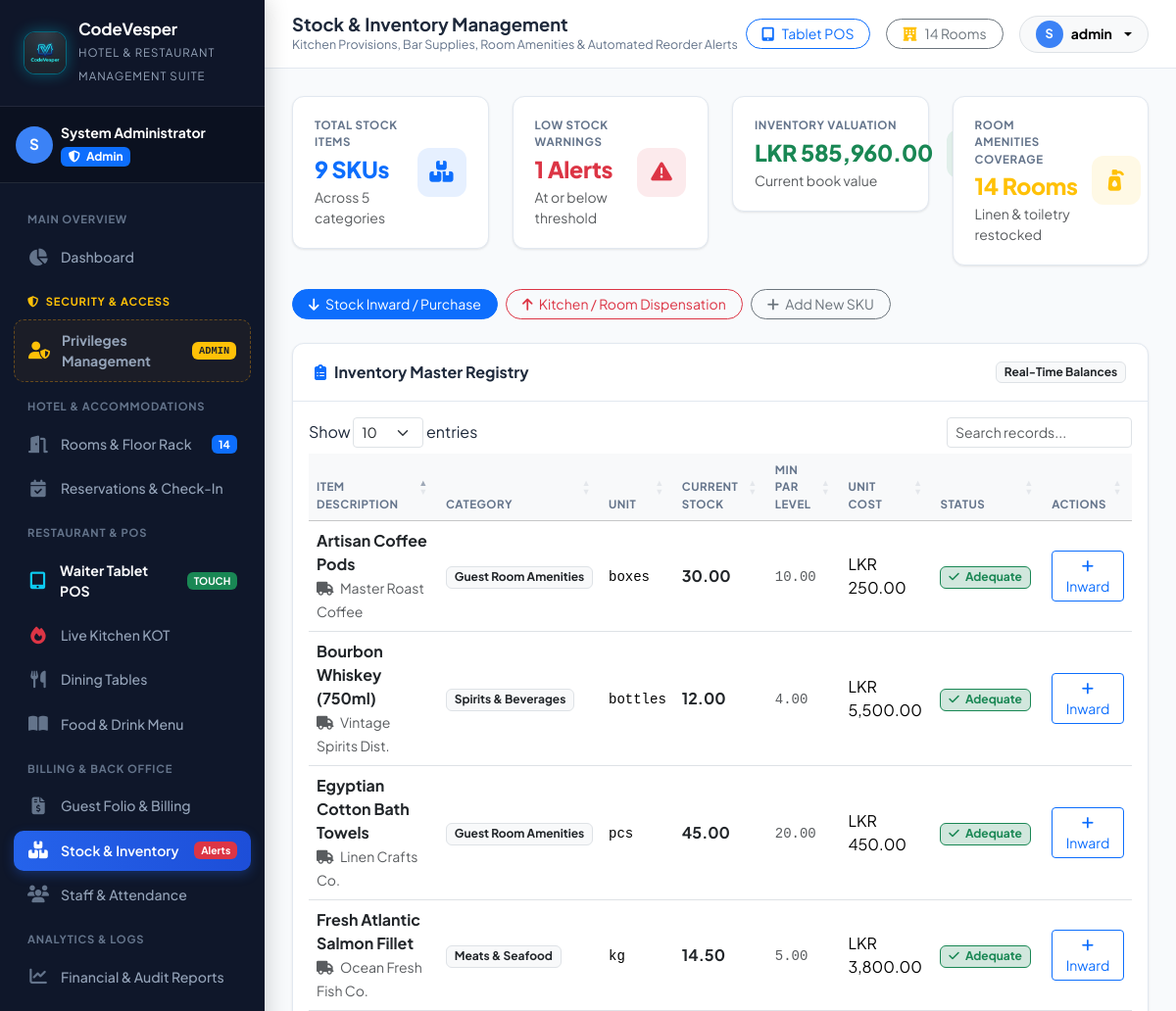
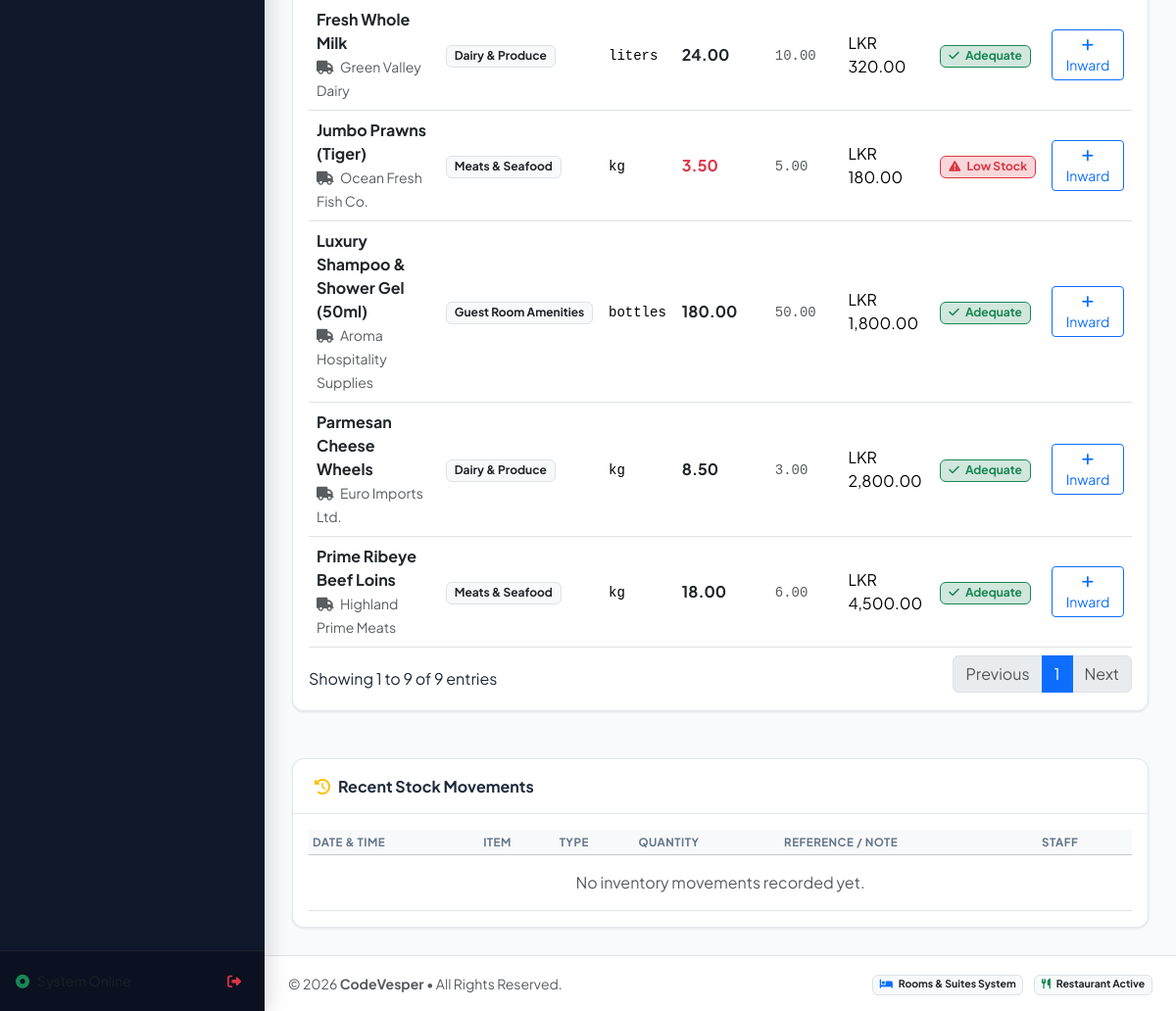
Screenshot of /stock.php (signed in) with the database file from the repository (2 pictures, top to bottom).
### tables this page shows
CREATE TABLE `stock_items` (
  `id` int NOT NULL AUTO_INCREMENT,
  `category_id` int NOT NULL,
  `name` varchar(100) NOT NULL,
  `unit` varchar(20) NOT NULL,
  `current_stock` decimal(10,2) NOT NULL DEFAULT '0.00',
  `minimum_stock` decimal(10,2) NOT NULL DEFAULT '5.00',
  `cost_per_unit` decimal(10,2) NOT NULL DEFAULT '0.00',
  `supplier` varchar(100) DEFAULT NULL,
  `last_updated` timestamp NOT NULL DEFAULT CURRENT_TIMESTAMP ON UPDATE CURRENT_TIMESTAMP,
  PRIMARY KEY (`id`)  ,
  KEY `category_id` (`category_id`),
  CONSTRAINT `stock_items_ibfk_1` FOREIGN KEY (`category_id`) REFERENCES `stock_categories` (`id`)
);

CREATE TABLE `stock_categories` (
  `id` int NOT NULL AUTO_INCREMENT,
  `name` varchar(50) NOT NULL,
  `type` enum('kitchen','bar','room_amenities','cleaning') DEFAULT 'kitchen',
  PRIMARY KEY (`id`)  
);

### stock.php (the view, shortened to what this page needs)
<?php
require_once __DIR__ . '/includes/header.php';
$db = getDbConnection();
$stockItems = $db->query("
    SELECT si.*, sc.name as category_name, sc.type as category_type
    FROM stock_items si
    JOIN stock_categories sc ON si.category_id = sc.id
    ORDER BY (si.current_stock <= si.minimum_stock) DESC, sc.id ASC, si.name ASC
")->fetchAll();
$recentMovements = $db->query("
    SELECT sm.*, si.name as item_name, si.unit, u.username as staff_user
    FROM stock_movements sm
    JOIN stock_items si ON sm.stock_item_id = si.id
    LEFT JOIN users u ON sm.created_by = u.id
    ORDER BY sm.id DESC
    LIMIT 10
")->fetchAll();
$totalItems = count($stockItems);
$lowStockCount = 0;
$totalValuation = 0.00;
foreach ($stockItems as $item) {
    if ((float)$item['current_stock'] <= (float)$item['minimum_stock']) {
        $lowStockCount++;
    }
    $totalValuation += ((float)$item['current_stock'] * (float)$item['cost_per_unit']);
}
?>
<div class="row g-4 mb-4">
    <div class="col-12 col-sm-6 col-lg-3">
        <div class="stat-card">
            <div>
                <div class="stat-label">Total Stock Items</div>
                <div class="stat-number text-primary"><?= $totalItems ?> SKUs</div>
                <div class="small text-muted">Across 5 categories</div>
            </div>
            <div class="stat-icon bg-primary bg-opacity-10 text-primary">
                <i class="fa-solid fa-boxes-stacked"></i>
            </div>
        </div>
    </div>
    <div class="col-12 col-sm-6 col-lg-3">
        <div class="stat-card">
            <div>
                <div class="stat-label">Low Stock Warnings</div>
                <div class="stat-number <?= $lowStockCount > 0 ? 'text-danger' : 'text-success' ?>"><?= $lowStockCount ?> Alerts</div>
                <div class="small text-muted"><?= $lowStockCount > 0 ? 'At or below threshold' : 'Sufficient buffer' ?></div>
            </div>
            <div class="stat-icon <?= $lowStockCount > 0 ? 'bg-danger' : 'bg-success' ?> bg-opacity-10 <?= $lowStockCount > 0 ? 'text-danger' : 'text-success' ?>">
                <i class="fa-solid fa-triangle-exclamation"></i>
            </div>
        </div>
    </div>
    <div class="col-12 col-sm-6 col-lg-3">
        <div class="stat-card">
            <div>
                <div class="stat-label">Inventory Valuation</div>
                <div class="stat-number text-success"><?= formatMoney($totalValuation) ?></div>
                <div class="small text-muted">Current book value</div>
            </div>
            <div class="stat-icon bg-success bg-opacity-10 text-success">
            </div>
        </div>
    </div>
    <?php $totalStockRooms = (int)$db->query("SELECT COUNT(*) FROM rooms")->fetchColumn(); ?>
    <div class="col-12 col-sm-6 col-lg-3">
        <div class="stat-card">
            <div>
                <div class="stat-label">Room Amenities Coverage</div>
                <div class="stat-number text-warning"><?= $totalStockRooms ?> Rooms</div>
                <div class="small text-muted">Linen & toiletry restocked</div>
            </div>
            <div class="stat-icon bg-warning bg-opacity-10 text-warning">
                <i class="fa-solid fa-pump-soap"></i>
            </div>
        </div>
    </div>
</div>
<div class="d-flex flex-wrap justify-content-between align-items-center gap-3 mb-4">
    <div class="d-flex gap-2">
        <button class="btn btn-primary btn-sm px-3 rounded-pill" onclick="openMovementModal('purchase_in')">
            <i class="fa-solid fa-arrow-down me-1"></i> Stock Inward / Purchase
        </button>
        <button class="btn btn-outline-danger btn-sm px-3 rounded-pill" onclick="openMovementModal('kitchen_out')">
            <i class="fa-solid fa-arrow-up me-1"></i> Kitchen / Room Dispensation
        </button>
        <button class="btn btn-outline-secondary btn-sm px-3 rounded-pill" onclick="openNewItemModal()">
            <i class="fa-solid fa-plus me-1"></i> Add New SKU
        </button>
    </div>
</div>
<div class="card-custom mb-5">
    <div class="card-header-clean d-flex justify-content-between align-items-center">
        <h5 class="fw-bold mb-0">
            <i class="fa-solid fa-clipboard-list text-primary me-2"></i>Inventory Master Registry
        </h5>
        <span class="badge bg-light text-dark border">Real-Time Balances</span>
    </div>
    <div class="p-3">
        <div class="table-responsive">
            <table class="table table-hover align-middle mb-0 datatable-init">
                <thead class="table-light small text-uppercase text-muted">
                    <tr>
                        <th>Item Description</th>
                        <th>Category</th>
                        <th>Unit</th>
                        <th>Current Stock</th>
                        <th>Min Par Level</th>
                        <th>Unit Cost</th>
                        <th>Status</th>
                        <th class="text-end">Actions</th>
                    </tr>
                </thead>
                <tbody>
                    <?php foreach ($stockItems as $item):
                        $isLow = ((float)$item['current_stock'] <= (float)$item['minimum_stock']);
                    ?>
                    <tr>
                        <td>
                            <div class="fw-bold text-dark"><?= htmlspecialchars($item['name']) ?></div>
                            <small class="text-muted"><i class="fa-solid fa-truck me-1"></i> <?= htmlspecialchars($item['supplier'] ?? 'Direct Market') ?></small>
                        </td>
                        <td>
                            <span class="badge bg-light text-dark border"><?= htmlspecialchars($item['category_name']) ?></span>
                        </td>
                        <td><span class="font-monospace small"><?= htmlspecialchars($item['unit']) ?></span></td>
                        <td>
                            <span class="fw-bold fs-6 <?= $isLow ? 'text-danger' : 'text-dark' ?>">
                                <?= number_format($item['current_stock'], 2) ?>
                            </span>
                        </td>
                        <td>
                            <span class="text-muted font-monospace small"><?= number_format($item['minimum_stock'], 2) ?></span>
                        </td>
                        <td><?= formatMoney($item['cost_per_unit']) ?></td>
                        <td>
                            <?php if ($isLow): ?>
                                <span class="badge bg-danger-subtle text-danger border border-danger">
                                    <i class="fa-solid fa-triangle-exclamation me-1"></i> Low Stock
                                </span>
                            <?php else: ?>
                                <span class="badge bg-success-subtle text-success border border-success">
                                    <i class="fa-solid fa-check me-1"></i> Adequate
                                </span>
                            <?php endif; ?>
                        </td>
                        <td class="text-end">
                            <button class="btn btn-sm btn-outline-primary py-1 px-2" onclick="quickAddStock(<?= $item['id'] ?>, '<?= addslashes($item['name']) ?>')">
                                <i class="fa-solid fa-plus"></i> Inward
                            </button>
                        </td>
                    </tr>
                    <?php endforeach; ?>
                </tbody>
            </table>
        </div>
    </div>
</div>
<div class="card-custom">
    <div class="card-header-clean">
        <h5 class="fw-bold mb-0"><i class="fa-solid fa-clock-rotate-left text-warning me-2"></i>Recent Stock Movements</h5>
    </div>
    <div class="p-3">
        <div class="table-responsive">
            <table class="table table-sm table-hover align-middle mb-0">
                <thead class="table-light small text-uppercase text-muted">
                    <tr>
                        <th>Date & Time</th>
                        <th>Item</th>
                        <th>Type</th>
                        <th>Quantity</th>
                        <th>Reference / Note</th>
                        <th>Staff</th>
                    </tr>
                </thead>
                <tbody>
                    <?php if (empty($recentMovements)): ?>
                        <tr><td colspan="6" class="text-center text-muted py-3">No inventory movements recorded yet.</td></tr>
                    <?php endif; ?>
                </tbody>
            </table>
        </div>
    </div>
</div>
<?php require_once __DIR__ . '/includes/footer.php'; ?>

### assets/css/style.css (style rules this page uses)
:root { --primary: #1e3a8a; --primary-light: #3b82f6; --primary-dark: #0f172a; --gold: #d97706; --gold-light: #f59e0b; --gold-subtle: #fef3c7; --sidebar-bg: #0f172a; --sidebar-hover: #1e293b; --sidebar-active: #2563eb; --body-bg: #f8fafc; --card-bg: #ffffff; --text-main: #1e293b; --text-muted: #64748b; --border-color: #e2e8f0; --sidebar-width: 270px; --topbar-height: 70px; --radius-sm: 8px; --radius-md: 12px; --radius-lg: 18px; --shadow-sm: 0 1px 3px rgba(0,0,0,0.06), 0 1px 2px rgba(0,0,0,0.04); --shadow-md: 0 4px 12px -2px rgba(0,0,0,0.08), 0 2px 6px -1px rgba(0,0,0,0.04); --shadow-lg: 0 12px 24px -4px rgba(0,0,0,0.12), 0 4px 10px -2px rgba(0,0,0,0.05); }
* { box-sizing: border-box; }
body { font-family: 'Plus Jakarta Sans', sans-serif; background-color: var(--body-bg); color: var(--text-main); overflow-x: hidden; margin: 0; padding: 0; }
.card-custom { background: #fff; border: 1px solid var(--border-color); border-radius: var(--radius-md); box-shadow: var(--shadow-sm); transition: transform 0.2s ease, box-shadow 0.2s ease; }
.card-header-clean { padding: 18px 22px; background: transparent; border-bottom: 1px solid var(--border-color); display: flex; align-items: center; justify-content: space-between; }
.card-header-clean h5 { margin: 0; font-size: 1rem; font-weight: 700; }
.stat-card { background: #fff; border-radius: var(--radius-md); padding: 20px 22px; border: 1px solid var(--border-color); box-shadow: var(--shadow-sm); display: flex; align-items: center; justify-content: space-between; min-height: 118px; transition: transform 0.2s ease, box-shadow 0.2s ease; }
.stat-icon { width: 50px; height: 50px; border-radius: 12px; display: flex; align-items: center; justify-content: center; font-size: 1.35rem; flex-shrink: 0; margin-left: 14px; }
.stat-number { font-size: 1.45rem; font-weight: 800; letter-spacing: -0.3px; line-height: 1.25; margin-bottom: 4px; white-space: nowrap; overflow: hidden; text-overflow: ellipsis; }
.stat-label { font-size: 0.72rem; color: #64748b; font-weight: 700; text-transform: uppercase; letter-spacing: 0.6px; margin-bottom: 4px; }
.table thead th { font-size: 0.72rem; font-weight: 700; text-transform: uppercase; letter-spacing: 0.5px; color: #64748b; }

### assets/css/pos.css (style rules this page uses)
html, body { overflow-x: hidden !important; max-width: 100vw !important; }

### rows the page displays
stock_items: name "Jumbo Prawns (Tiger)", supplier "Ocean Fresh Fish Co.", category.name "Meats & Seafood", unit "kg", current_stock "3.50", minimum_stock "5.00", cost_per_unit "LKR 180.00", shows "Low Stock"
stock_items: name "Fresh Atlantic Salmon Fillet", supplier "Ocean Fresh Fish Co.", category.name "Meats & Seafood", unit "kg", current_stock "14.50", minimum_stock "5.00", cost_per_unit "LKR 3,800.00", shows "Adequate"
stock_items: name "Prime Ribeye Beef Loins", supplier "Highland Prime Meats", category.name "Meats & Seafood", unit "kg", current_stock "18.00", minimum_stock "6.00", cost_per_unit "LKR 4,500.00", shows "Adequate"
stock_items: name "Fresh Whole Milk", supplier "Green Valley Dairy", category.name "Dairy & Produce", unit "liters", current_stock "24.00", minimum_stock "10.00", cost_per_unit "LKR 320.00", shows "Adequate"
stock_items: name "Parmesan Cheese Wheels", supplier "Euro Imports Ltd.", category.name "Dairy & Produce", unit "kg", current_stock "8.50", minimum_stock "3.00", cost_per_unit "LKR 2,800.00", shows "Adequate"
stock_items: name "Bourbon Whiskey (750ml)", supplier "Vintage Spirits Dist.", category.name "Spirits & Beverages", unit "bottles", current_stock "12.00", minimum_stock "4.00", cost_per_unit "LKR 5,500.00", shows "Adequate"
stock_items: name "Artisan Coffee Pods", supplier "Master Roast Coffee", category.name "Guest Room Amenities", unit "boxes", current_stock "30.00", minimum_stock "10.00", cost_per_unit "LKR 250.00", shows "Adequate"
stock_items: name "Egyptian Cotton Bath Towels", supplier "Linen Crafts Co.", category.name "Guest Room Amenities", unit "pcs", current_stock "45.00", minimum_stock "20.00", cost_per_unit "LKR 450.00", shows "Adequate"
stock_items: name "Luxury Shampoo & Shower Gel (50ml)", supplier "Aroma Hospitality Supplies", category.name "Guest Room Amenities", unit "bottles", current_stock "180.00", minimum_stock "50.00", cost_per_unit "LKR 1,800.00", shows "Adequate"

### other values shown
APP_NAME "CodeVesper"
APP_TAGLINE "HOTEL & RESTAURANT MANAGEMENT SUITE"
substr($user['full_name'] ?? 'U', 0, 1) "S"
$user['full_name'] "System Administrator"
$dynamicRoomCount "14"
$pageTitle "Stock & Inventory Management"
$pageSubtitle "Kitchen Provisions, Bar Supplies, Room Amenities & Automated Reorder Alerts"
$totalHeaderRooms "14"
substr($currentUser['full_name'], 0, 1) "S"
$currentUser['username'] "admin"
$totalItems "9"
$lowStockCount "1"
formatMoney($totalValuation) "LKR 585,960.00"
$totalStockRooms "14"
